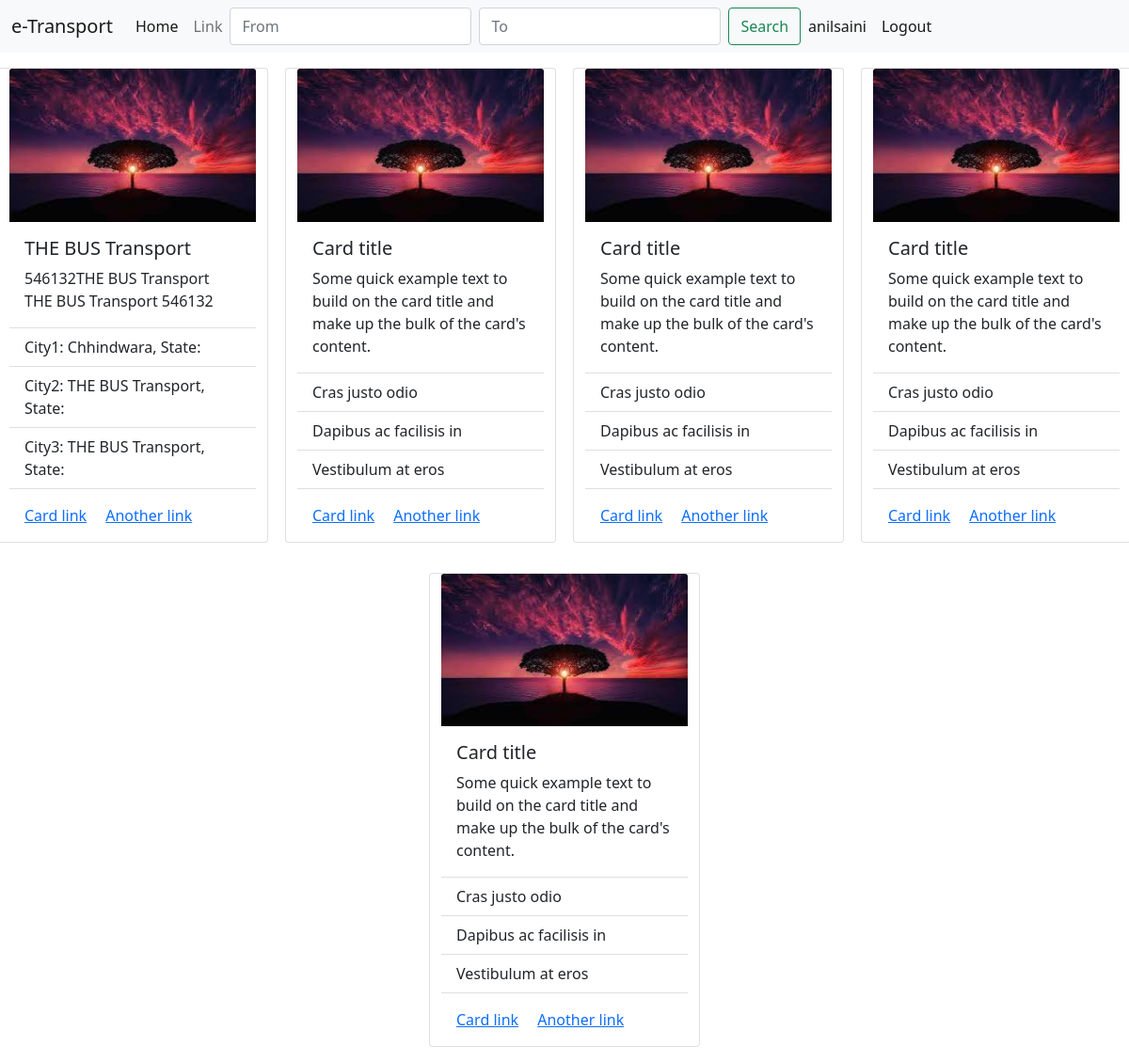
Screenshot of / (signed in) with the database file from the repository.
### dealer/models.py (models this page shows, shortened)
class Drivers_Form(models.Model):
    username = models.CharField(blank=True, max_length=50)
    name = models.CharField(blank=True, max_length=50)
    email = models.CharField(blank=True, max_length=50)
    age = models.IntegerField(blank=True)
    contact = models.IntegerField(blank=True)
    truck_number = models.CharField(blank=True, max_length=16)
    truck_capacity = models.IntegerField(blank=True)
    transporter_name = models.CharField(blank=True, max_length=50)
    driving_experience = models.IntegerField(blank=True)
    city1 = models.CharField(blank=True, max_length=20)
    state1 = models.CharField(blank=True, max_length=20)
    city2 = models.CharField(blank=True, max_length=20)
    state2 = models.CharField(blank=True, max_length=20)
    city3 = models.CharField(blank=True, max_length=20)
    state3 = models.CharField(blank=True, max_length=20)

### dealer/views.py (the view)
# urls.py: path('', views.home, name="home"),
def home(request):
    all_vechicle = Drivers_Form.objects.all()
    context = {"all_vechicle": all_vechicle}
    return render(request, 'dealer/home.html', context)

### dealer/templates/dealer/home.html (shortened to what this page needs)
{% extends 'dealer/base.html' %}
{% block body %}
<div class="justify-content-md-center">
    <div class="row">
      {% for vechile in all_vechicle %}
        <div class="card col-sm-6 col-lg-3  mx-auto my-3" style="width: 18rem;">
            <img class="card-img-top"
                alt="Card image cap">
            <div class="card-body">
                <h5 class="card-title">{{vechile.transporter_name}}</h5>
                <p class="card-text">{{vechile.truck_number}}{{vechile.transporter_name}}
                    {{vechile.transporter_name}}
                    {{vechile.truck_number}}
                </p>
            </div>
            <ul class="list-group list-group-flush">
                <li class="list-group-item">City1: {{vechile.city1}}, State: {{vechile.sate1}}</li>
                <li class="list-group-item">City2: {{vechile.transporter_name}}, State: {{vechile.sate2}}</li>
                <li class="list-group-item">City3: {{vechile.transporter_name}}, State: {{vechile.sate2}}</li>
            </ul>
            <div class="card-body">
                <a href="#" class="card-link">Card link</a>
                <a href="#" class="card-link">Another link</a>
            </div>
        </div>
      {% endfor %}
        <div class="card col-sm-6 col-lg-3  mx-auto my-3" style="width: 18rem;">
            <img class="card-img-top"
                alt="Card image cap">
            <div class="card-body">
                <h5 class="card-title">Card title</h5>
                <p class="card-text">Some quick example text to build on the card title and make up the bulk of the
                    card's
                    content.</p>
            </div>
            <ul class="list-group list-group-flush">
                <li class="list-group-item">Cras justo odio</li>
                <li class="list-group-item">Dapibus ac facilisis in</li>
                <li class="list-group-item">Vestibulum at eros</li>
            </ul>
            <div class="card-body">
                <a href="#" class="card-link">Card link</a>
                <a href="#" class="card-link">Another link</a>
            </div>
        </div>
        <div class="card col-sm-6 col-lg-3  mx-auto my-3" style="width: 18rem;">
            <img class="card-img-top"
                alt="Card image cap">
            <div class="card-body">
                <h5 class="card-title">Card title</h5>
                <p class="card-text">Some quick example text to build on the card title and make up the bulk of the
                    card's
                    content.</p>
            </div>
            <ul class="list-group list-group-flush">
                <li class="list-group-item">Cras justo odio</li>
                <li class="list-group-item">Dapibus ac facilisis in</li>
                <li class="list-group-item">Vestibulum at eros</li>
            </ul>
            <div class="card-body">
                <a href="#" class="card-link">Card link</a>
                <a href="#" class="card-link">Another link</a>
            </div>
        </div>
        <div class="card col-sm-6 col-lg-3 mx-auto my-3" style="width: 18rem;">
            <img class="card-img-top"
                alt="Card image cap">
            <div class="card-body">
                <h5 class="card-title">Card title</h5>
                <p class="card-text">Some quick example text to build on the card title and make up the bulk of the
                    card's
                    content.</p>
            </div>
            <ul class="list-group list-group-flush">
                <li class="list-group-item">Cras justo odio</li>
                <li class="list-group-item">Dapibus ac facilisis in</li>
                <li class="list-group-item">Vestibulum at eros</li>
            </ul>
            <div class="card-body">
                <a href="#" class="card-link">Card link</a>
                <a href="#" class="card-link">Another link</a>
            </div>
        </div>
        <div class="card col-sm-6 col-lg-3  mx-auto my-3" style="width: 18rem;">
            <img class="card-img-top"
                alt="Card image cap">
            <div class="card-body">
                <h5 class="card-title">Card title</h5>
                <p class="card-text">Some quick example text to build on the card title and make up the bulk of the
                    card's
                    content.</p>
            </div>
            <ul class="list-group list-group-flush">
                <li class="list-group-item">Cras justo odio</li>
                <li class="list-group-item">Dapibus ac facilisis in</li>
                <li class="list-group-item">Vestibulum at eros</li>
            </ul>
            <div class="card-body">
                <a href="#" class="card-link">Card link</a>
                <a href="#" class="card-link">Another link</a>
            </div>
        </div>
    </div>
</div>
{% endblock %}

### dealer/templates/dealer/base.html (shortened to what this page needs)
<!doctype html>
<html lang="en">
<head>
  <link href="https://cdn.jsdelivr.net/npm/bootstrap@5.1.3/dist/css/bootstrap.min.css" rel="stylesheet"
>
</head>
<body>
  <nav class="navbar navbar-expand-lg navbar-light bg-light">
    <div class="container-fluid">
      <a class="navbar-brand" href="#">e-Transport</a>
      <div class="collapse navbar-collapse" id="navbarSupportedContent">
        <ul class="navbar-nav me-auto mb-2 mb-lg-0">
          <li class="nav-item">
            <a class="nav-link active" aria-current="page" href="{% url 'home' %}">Home</a>
          </li>
          <li class="nav-item">
            <a class="nav-link" href="#">Link</a>
          </li>
          <form class="d-flex">
            <input class="form-control me-2" type="search" placeholder="From" aria-label="Search" required>
            <input class="form-control me-2" type="search" placeholder="To" aria-label="Search" required>
            <button class="btn btn-outline-success" type="submit">Search</button>
          </form>
          {% if user.is_authenticated %}
          <li class="nav-item">
            <a class="nav-link active" aria-current="page">{{user}}</a>
          </li>
          <li class="nav-item">
            <a class="nav-link active" aria-current="page" href="{% url 'logout' %}">Logout</a>
          </li>
          {% endif %}
      </div>
    </div>
  </nav>
  {% block body %}
  {% endblock %}
</body>
</html>

### rows the page displays
Drivers_Form: transporter_name "THE BUS Transport", truck_number "546132", city1 "Chhindwara"

### other values shown
{{ user }} "anilsaini"
